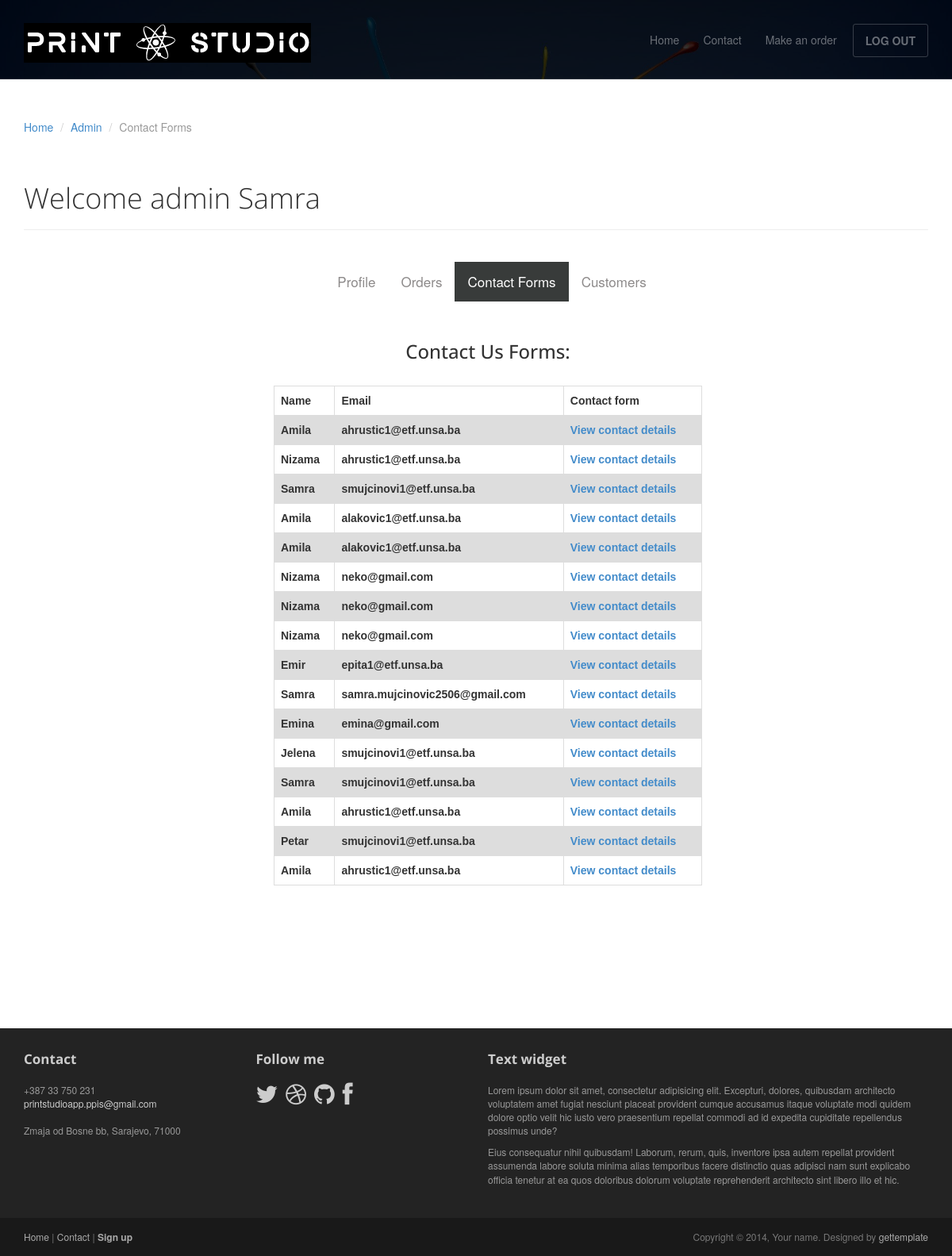
The page /listContactForms/ (signed in) on the database as committed earlier.
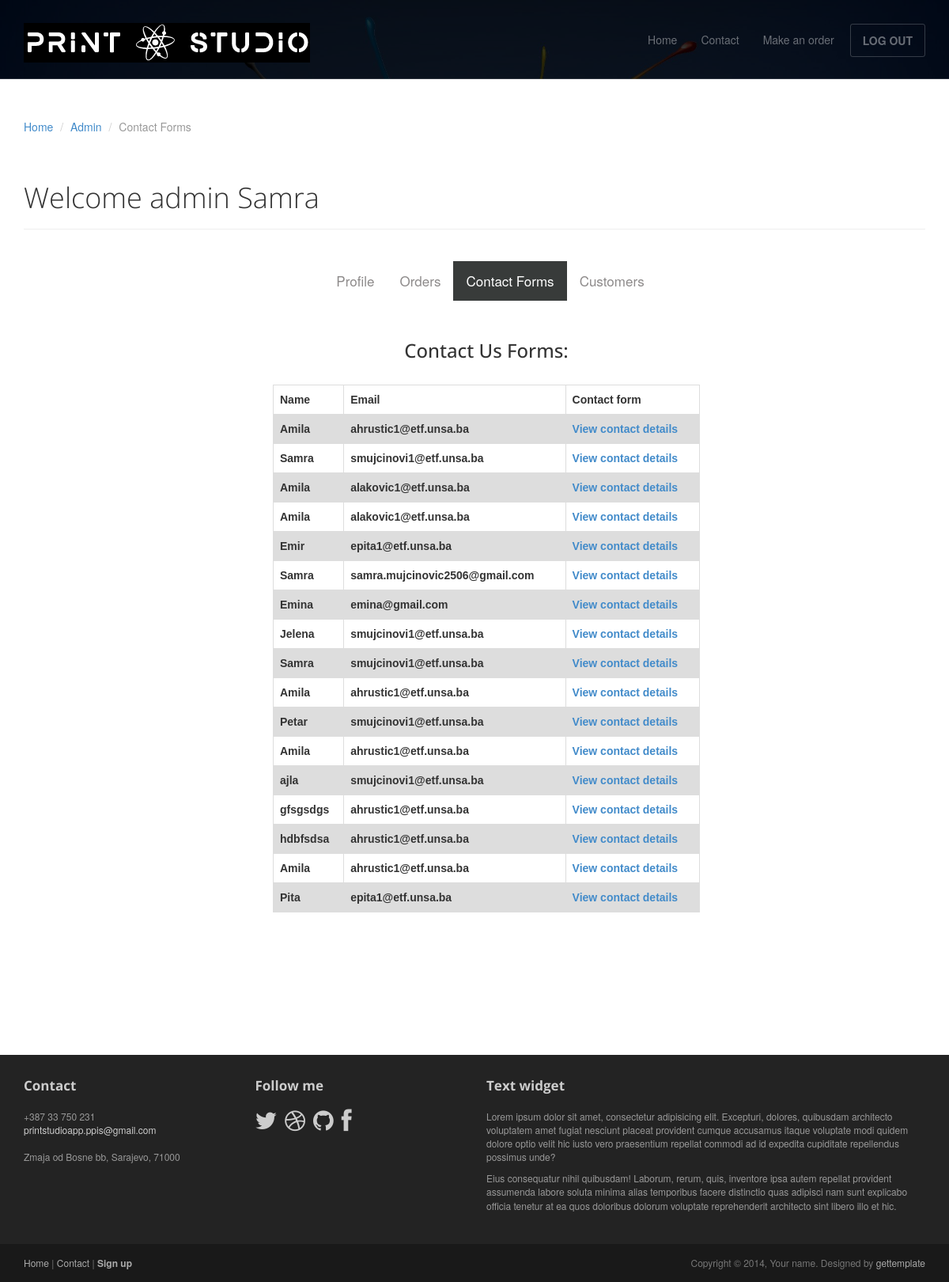
The same page on the database as committed later.
### printStudioApp/models.py (models this page shows, shortened)
class ContactUsForm(models.Model):
    name = models.CharField(max_length=20)
    email = models.EmailField(unique=False)
    message = models.CharField(max_length=500)
    created_at = models.DateTimeField(auto_now_add=False, blank=True, null=True)

### printStudioApp/decorators.py (the view)
        def wrapper_func(request, *args, **kwargs):
            group = None
            if request.user.groups.exists():
                group = request.user.groups.all()[0].name
            if group in allowed_roles:
                return view_func(request, *args, **kwargs)
            else:
                return HttpResponse('You are not authorized to view this page')

### printStudioApp/views.py (called while the page is built)
@unauthenticated_user
@login_required(login_url='login')
@allowed_users(['customer','admin'])
def listContactForms(request):
    context = {}
    contacts = ContactUsForm.objects.all().order_by('-created_at')
    if request.user.groups.all()[0].name == "admin":
        context = {'contacts': contacts }
    else:
        my_contactForms = ContactUsForm.objects.filter(email=request.user.email).order_by('-created_at')
        context = {'contacts':my_contactForms }
    return render(request, 'listContactForms.html', context)

### printStudioApp/templates/listContactForms.html (shortened to what the changed rows need)
{% load static %}
<!DOCTYPE html>
<html lang="en">
<head>
	<link rel="stylesheet" href={% static 'css/bootstrap.min.css' %}>
	<link rel="stylesheet" href={% static 'css/font-awesome.min.css' %}>
	<link rel="stylesheet" href={% static 'css/bootstrap-theme.css' %} media="screen" >
	<link rel="stylesheet" href={% static 'css/main.css' %}>
</head>
<body>
	<div class="container">
		<br>
		  <br>
        <header class="page-header">
			{% if request.user.groups.all.0.name == "admin"%}
            <h1 class="page-title">Welcome admin {{request.user.first_name}}</h1>
			{% else %}
			<h1 class="page-title">Welcome {{request.user.first_name}}</h1>
			{% endif %}
        </header>
		<br>
        <br>
		<div class="container">
              <div class="col-sm-6 point-1">
                <br>
                <table>
					<tr>
						<th>Name</th>
						<th>Email</th>
						<th>Contact form</th>
					</tr>
                    {% for contact in contacts %}
                    <tr>
                        <th> {{ contact.name }} </th>
                        <th> {{ contact.email }} </th>
                        <th> <a href="{% url 'viewContactDetails' contact.id%}">View contact details</a> </th>
                    </tr>
                    {% endfor %}
                </table>
              </div>
          </div>
	</div>
	<br><br><br><br><br><br>
</body>
</html>

Rows that differ between the two databases and show on the page:
removed ContactUsForm: name "Nizama", email "ahrustic1@etf.unsa.ba"
removed ContactUsForm: name "Nizama", email "neko@gmail.com"
removed ContactUsForm: name "Nizama", email "neko@gmail.com"
removed ContactUsForm: name "Nizama", email "neko@gmail.com"
added ContactUsForm: name "ajla", email "smujcinovi1@etf.unsa.ba"
added ContactUsForm: name "gfsgsdgs", email "ahrustic1@etf.unsa.ba"
added ContactUsForm: name "hdbfsdsa", email "ahrustic1@etf.unsa.ba"
added ContactUsForm: name "Amila", email "ahrustic1@etf.unsa.ba"
added ContactUsForm: name "Pita", email "epita1@etf.unsa.ba"
